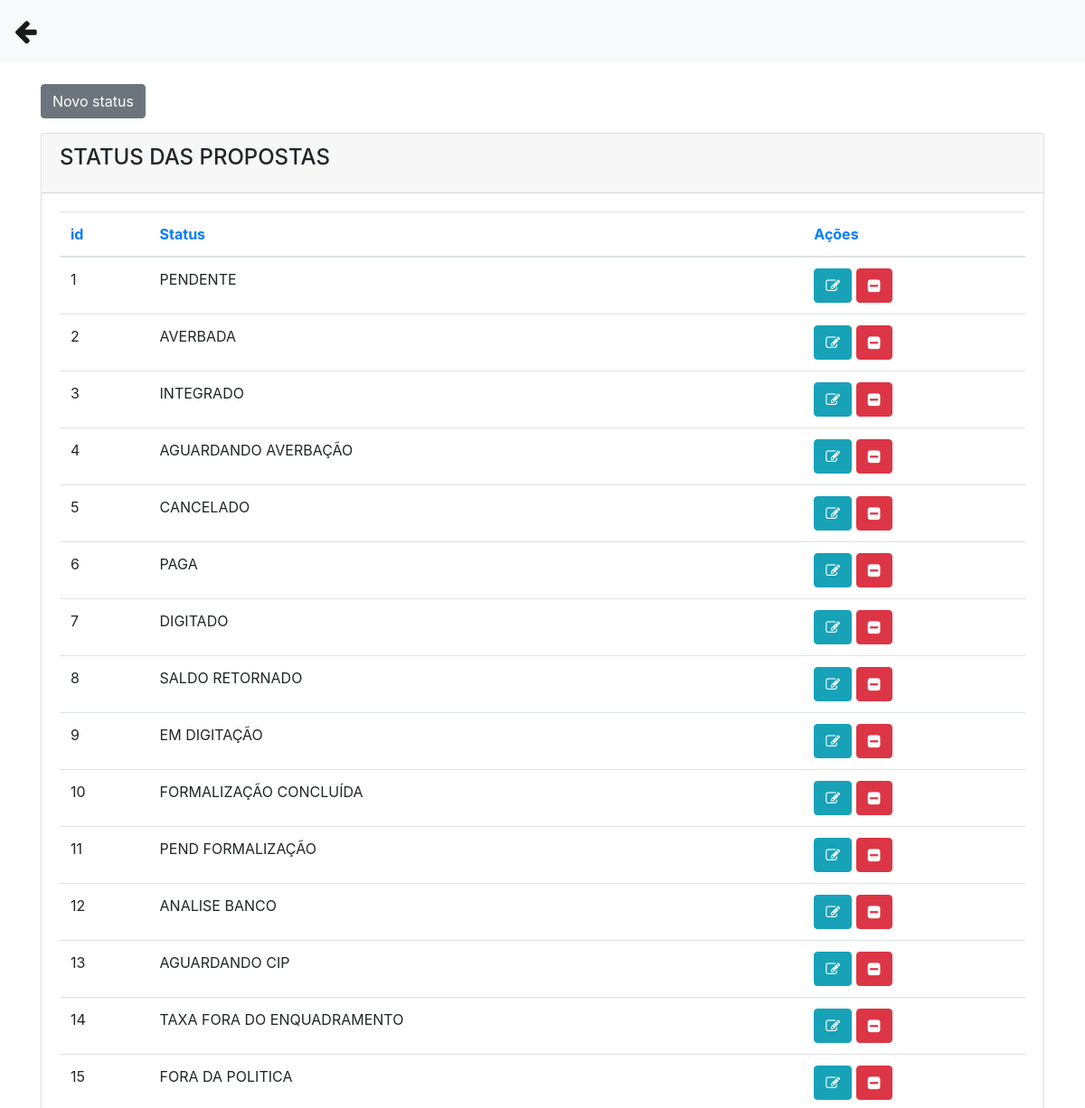
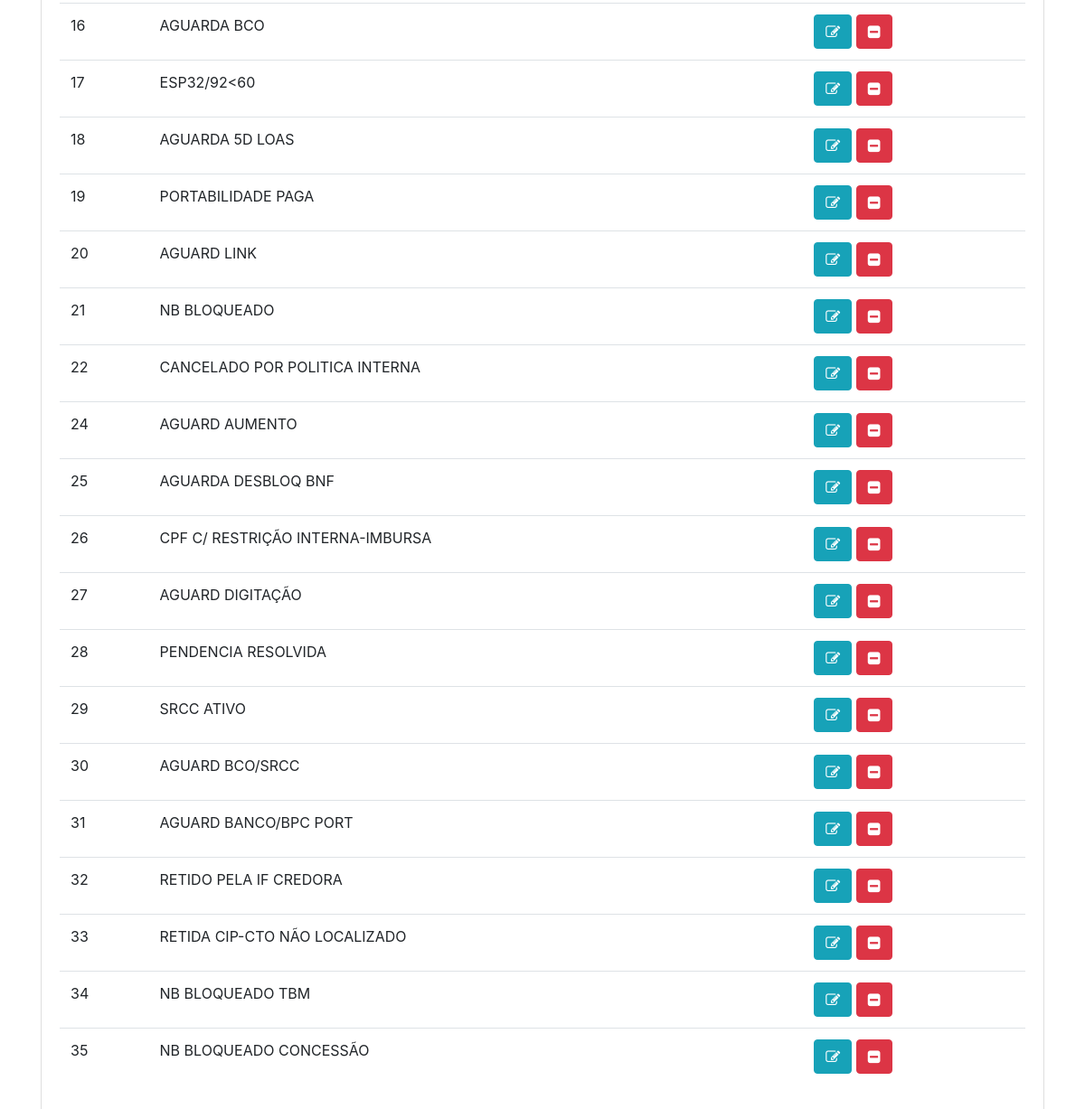
The app's page /status.php (signed in) with its own data (2 pictures, top to bottom).
### tables this page shows
CREATE TABLE `statusproposta` (
  `id` int(11) NOT NULL,
  `statusproposta` varchar(50) NOT NULL,
  `cor` varchar(30) NOT NULL
);

### status.php (the view, shortened to what this page needs)
<?php
include('conexao.php');
?>
<!DOCTYPE html>
<html>
<head>
    <link rel="stylesheet" href="https://stackpath.bootstrapcdn.com/bootstrap/4.1.3/css/bootstrap.min.css">
    <link rel="stylesheet" href="https://cdnjs.cloudflare.com/ajax/libs/font-awesome/4.7.0/css/font-awesome.min.css">
</head>
<body>
    <nav class="navbar navbar-expand-lg navbar-light bg-light">
        <a class="navbar-brand" href="painel_funcionario.php"><big><big><i class="fa fa-arrow-left"></i></big></big></a>
    </nav>
    <div class="container">
        <br>
        <div class="row">
            <div class="col-sm-12">
                <div class="container">
                    <div class="row">
                        <button type="button" class="btn btn-secondary mb-3" data-toggle="modal" data-target="#modalExemplo">Novo status </button>
                    </div>
                </div>
                <div class="content">
                    <div class="row">
                        <div class="col-md-12">
                            <div class="card">
                                <div class="card-header">
                                    <h4 class="card-title"> STATUS DAS PROPOSTAS</h4>
                                </div>
                                <div class="card-body">
                                    <div class="table-responsive">
                                        <?php
                                        if (isset($_GET['buttonPesquisar']) and $_GET['txtpesquisar'] != '') {
                                            $nome = $_GET['txtpesquisar'] . '%';
                                            $query = "select * from statusproposta where status LIKE '$nome'  order by status asc";
                                        }
                                        else {
                                            $query = "select * from statusproposta order by id asc";
                                        }
                                        $result = mysqli_query($conexao, $query);
                                        $row = mysqli_num_rows($result);
                                        if ($row == '') {
                                            echo "<h3> Não existem dados cadastrados no banco </h3>";
                                        } else {
                                        ?>
                                            <table class="table">
                                                <thead class=" text-primary">
                                                    <th>
                                                        id
                                                    </th>
                                                    <th>
                                                        Status
                                                    </th>
                                                    <th>
                                                        Ações
                                                    </th>
                                                </thead>
                                                <tbody>
                                                    <?php
                                                    while ($res_1 = mysqli_fetch_array($result)) {
                                                        $id = $res_1["id"];
                                                        $statusproposta = $res_1["statusproposta"];
                                                    ?>
                                                        <tr>
                                                            <td><?php echo $id; ?></td>
                                                            <td><?php echo $statusproposta; ?></td>
                                                            <td>
                                                                <a class="btn btn-info" href="status.php?func=edita&id=<?php echo $id; ?>"><i class="fa fa-pencil-square-o"></i></a>
                                                                <a class="btn btn-danger" href="status.php?func=deleta&id=<?php echo $id; ?>"><i class="fa fa-minus-square"></i></a>
                                                            </td>
                                                        </tr>
                                                    <?php
                                                    }
                                                    ?>
                                                </tbody>
                                            </table>
                                        <?php
                                        }
                                        ?>
                                    </div>
                                </div>
                            </div>
                        </div>
                    </div>
</body>
</html>

### records on screen
statusproposta: id "1", statusproposta "PENDENTE"
statusproposta: id "2", statusproposta "AVERBADA"
statusproposta: id "3", statusproposta "INTEGRADO"
statusproposta: id "4", statusproposta "AGUARDANDO AVERBAÇÃO"
statusproposta: id "5", statusproposta "CANCELADO"
statusproposta: id "6", statusproposta "PAGA"
statusproposta: id "7", statusproposta "DIGITADO"
statusproposta: id "8", statusproposta "SALDO RETORNADO"
statusproposta: id "9", statusproposta "EM DIGITAÇÃO"
statusproposta: id "10", statusproposta "FORMALIZAÇÃO CONCLUÍDA"
statusproposta: id "11", statusproposta "PEND FORMALIZAÇÃO"
statusproposta: id "12", statusproposta "ANALISE BANCO"
statusproposta: id "13", statusproposta "AGUARDANDO CIP"
statusproposta: id "14", statusproposta "TAXA FORA DO ENQUADRAMENTO"
statusproposta: id "15", statusproposta "FORA DA POLITICA"
statusproposta: id "16", statusproposta "AGUARDA BCO"
statusproposta: id "17", statusproposta "ESP32/92<60"
statusproposta: id "18", statusproposta "AGUARDA 5D LOAS"
statusproposta: id "19", statusproposta "PORTABILIDADE PAGA"
statusproposta: id "20", statusproposta "AGUARD LINK"
statusproposta: id "21", statusproposta "NB BLOQUEADO"
statusproposta: id "22", statusproposta "CANCELADO POR POLITICA INTERNA"
statusproposta: id "24", statusproposta "AGUARD AUMENTO"
statusproposta: id "25", statusproposta "AGUARDA DESBLOQ BNF"
statusproposta: id "26", statusproposta "CPF C/ RESTRIÇÃO INTERNA-IMBURSA"
statusproposta: id "27", statusproposta "AGUARD DIGITAÇÃO"
statusproposta: id "28", statusproposta "PENDENCIA RESOLVIDA"
statusproposta: id "29", statusproposta "SRCC ATIVO"
statusproposta: id "30", statusproposta "AGUARD BCO/SRCC"
statusproposta: id "31", statusproposta "AGUARD BANCO/BPC PORT"
statusproposta: id "32", statusproposta "RETIDO PELA IF CREDORA"
statusproposta: id "33", statusproposta "RETIDA CIP-CTO NÃO LOCALIZADO"
statusproposta: id "34", statusproposta "NB BLOQUEADO TBM"
statusproposta: id "35", statusproposta "NB BLOQUEADO CONCESSÃO"
